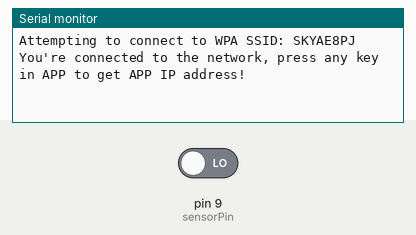
A sketch run on a simulated Arduino Uno, built with avr-gcc and run on an emulated ATmega328P. Shown: the last lines printed to the serial monitor. The inputs (shaded band) are chosen by the test bench; at power-on: pin 9 (sensorPin) LOW. WiFi joins after 1.5 s; servers stay silent unless stated; the modem accepts every AT command (registered, SIM ready, sends succeed) and sends nothing else.

Above: at 2.7 s.
2.8 s: pin 9 (sensorPin) driven HIGH
At 3.8 s:
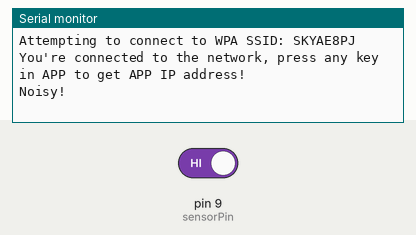
4.3 s: pin 9 (sensorPin) driven LOW
At 4.9 s:
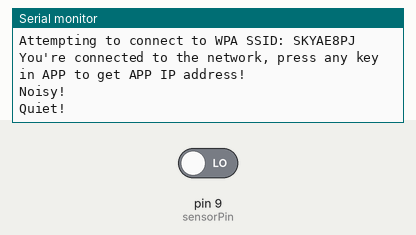

The sketch:

wifi-lesson10.ino
```cpp
/*  ___   ___  ___  _   _  ___   ___   ____ ___  ____
 * / _ \ /___)/ _ \| | | |/ _ \ / _ \ / ___) _ \|    \
 *| |_| |___ | |_| | |_| | |_| | |_| ( (__| |_| | | | |
 * \___/(___/ \___/ \__  |\___/ \___(_)____)___/|_|_|_|
 *                  (____/
 * Osoyoo W5100 web server lesson 10
 * Send sound signal to Cell phone APP
 * tutorial url: https://osoyoo.com/?p=32674
 */

#include "WiFiEsp.h"
#include <WiFiEspUdp.h>
#include "SoftwareSerial.h"
SoftwareSerial softserial(4, 5); // D4 to ESP_TX, D5 to ESP_RX by default
const int sensorPin = 9; //sound sensor connect to D9

char ssid[] = "SKYAE8PJ";            // replace *** with your wifi network SSID (name)
char pass[] = "pWFuffDiDqsn";        // replace *** with your wifi network password
int status = WL_IDLE_STATUS;     // the Wifi radio's status
int sensor_status=0;
unsigned int local_port = 8888;        // local port to listen for UDP packets
unsigned int remote_port = 8888;        // remote port to listen for UDP packets

const int UDP_PACKET_SIZE = 255;  // UDP timestamp is in the first 48 bytes of the message
const int UDP_TIMEOUT = 3000;    // timeout in miliseconds to wait for an UDP packet to arrive

char packetBuffer[255];
char quiet[]="Quiet!\n";
char noisy[]="Noisy!\n";


// A UDP instance to let us send and receive packets over UDP
WiFiEspUDP Udp;
IPAddress app_ip= IPAddress(192, 168, 1, 255);//broadcast IP address
void setup()
{
  pinMode(sensorPin, INPUT);

  Serial.begin(9600);   // initialize serial for debugging
  softserial.begin(115200);
  softserial.write("AT+CIOBAUD=9600\r\n");
  softserial.write("AT+RST\r\n");
  softserial.begin(9600);    // initialize serial for ESP module
  WiFi.init(&softserial);    // initialize ESP module

  // check for the presence of the shield
  if (WiFi.status() == WL_NO_SHIELD) {
    Serial.println("WiFi shield not present");
    // don't continue
    while (true);
  }

  // attempt to connect to WiFi network
  while ( status != WL_CONNECTED) {
    Serial.print("Attempting to connect to WPA SSID: ");
    Serial.println(ssid);
    // Connect to WPA/WPA2 network
    status = WiFi.begin(ssid, pass);
  }

  // you're connected now, so print out the data
  Serial.println("You're connected to the network, press any key in APP to get APP IP address!");

  Udp.begin(local_port);

}

void loop()
{
    char* msg;
    int sensorValue = digitalRead(sensorPin);
    if (sensorValue==1) msg=noisy;
    else msg=quiet;
    //in case of any sensor value change, automatically send notice to APP
    if (sensorValue!=sensor_status){
      Serial.println(msg);
      Udp.beginPacket(app_ip, 8888);
      Udp.write(msg);
      Udp.endPacket();
      sensor_status=sensorValue;
    }

    int packetSize = Udp.parsePacket();
    //if got any command from remote APP, update APP notification IP address
    if (packetSize) {

      // read the packet into packetBufffer
      int len = Udp.read(packetBuffer, 255);
      if (len > 0) {
        packetBuffer[len] = 0;
      }
      // send a reply, to the IP address and port that sent us the packet we received
      app_ip=Udp.remoteIP();
      String app_str="Remote APP IP:"+String(app_ip[0])+'.'+String(app_ip[1])+'.'+String(app_ip[2])+'.'+String(app_ip[3]);
      Serial.println(app_str);
      Serial.println(msg);
      Udp.beginPacket(app_ip, 8888);
      Udp.write(msg);
      Udp.endPacket();
  }
}
```

Measured:
- after the input at 2.8 s, the serial monitor: prints a new line at once (image 1)
- after the input at 4.3 s, the serial monitor: prints a new line at once (image 2)
